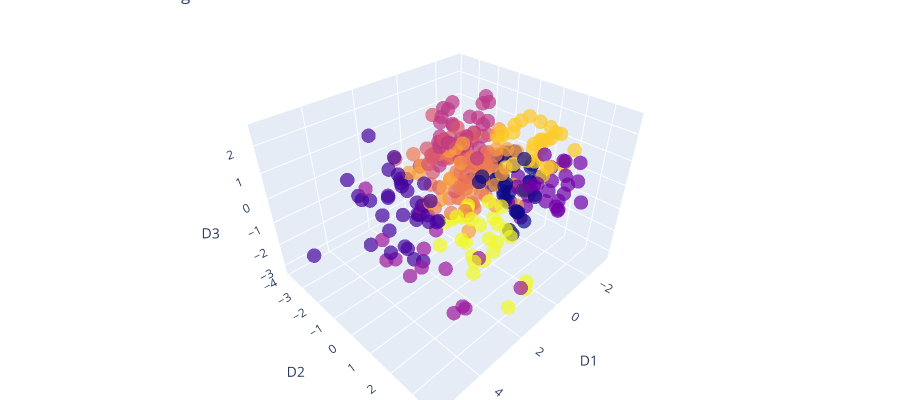

Source (notebook cell):
### Code cell
# Fit the best model to the data
best_model = results[10]['model']
y_pred = best_model.predict(X)

# Visualize the clusters in a 3D scatter plot
fig = go.Figure(data=[go.Scatter3d(x=X['D1'], y=X['D2'], z=X['D3'], 
                                   mode='markers', marker=dict(color=y_pred))])
fig.update_layout(scene=dict(xaxis_title='D1', yaxis_title='D2', zaxis_title='D3'),
                  margin=dict(l=0, r=0, b=0, t=0), 
                  height=400, 
                  title='KMeans Clustering with k=10')
fig.update_traces(marker=dict(size=5, opacity=0.7))
fig.update_layout(coloraxis=dict(colorscale='Viridis', colorbar=dict(title='Cluster Labels')))
fig.show()

### Figure 1 — Plotly figure (JSON) as saved in the notebook; plotly's stock layout.template omitted (floating-point values rounded to 4 significant figures; data arrays with more than 128 entries replaced by an {"elided": "..."} marker saying what was removed)
{"data": [{"marker": {"color": {"elided": "321 int values"}, "opacity": 0.7, "size": 5}, "mode": "markers", "type": "scatter3d", "x": {"elided": "321 float values"}, "y": {"elided": "321 float values"}, "z": {"elided": "321 float values"}}], "layout": {"coloraxis": {"colorbar": {"title": {"text": "Cluster Labels"}}, "colorscale": [[0, "#440154"], [0.1111, "#482878"], [0.2222, "#3e4989"], [0.3333, "#31688e"], [0.4444, "#26828e"], [0.5556, "#1f9e89"], [0.6667, "#35b779"], [0.7778, "#6ece58"], [0.8889, "#b5de2b"], [1, "#fde725"]]}, "height": 400, "margin": {"b": 0, "l": 0, "r": 0, "t": 0}, "scene": {"xaxis": {"title": {"text": "D1"}}, "yaxis": {"title": {"text": "D2"}}, "zaxis": {"title": {"text": "D3"}}}, "title": {"text": "KMeans Clustering with k=10"}}}
